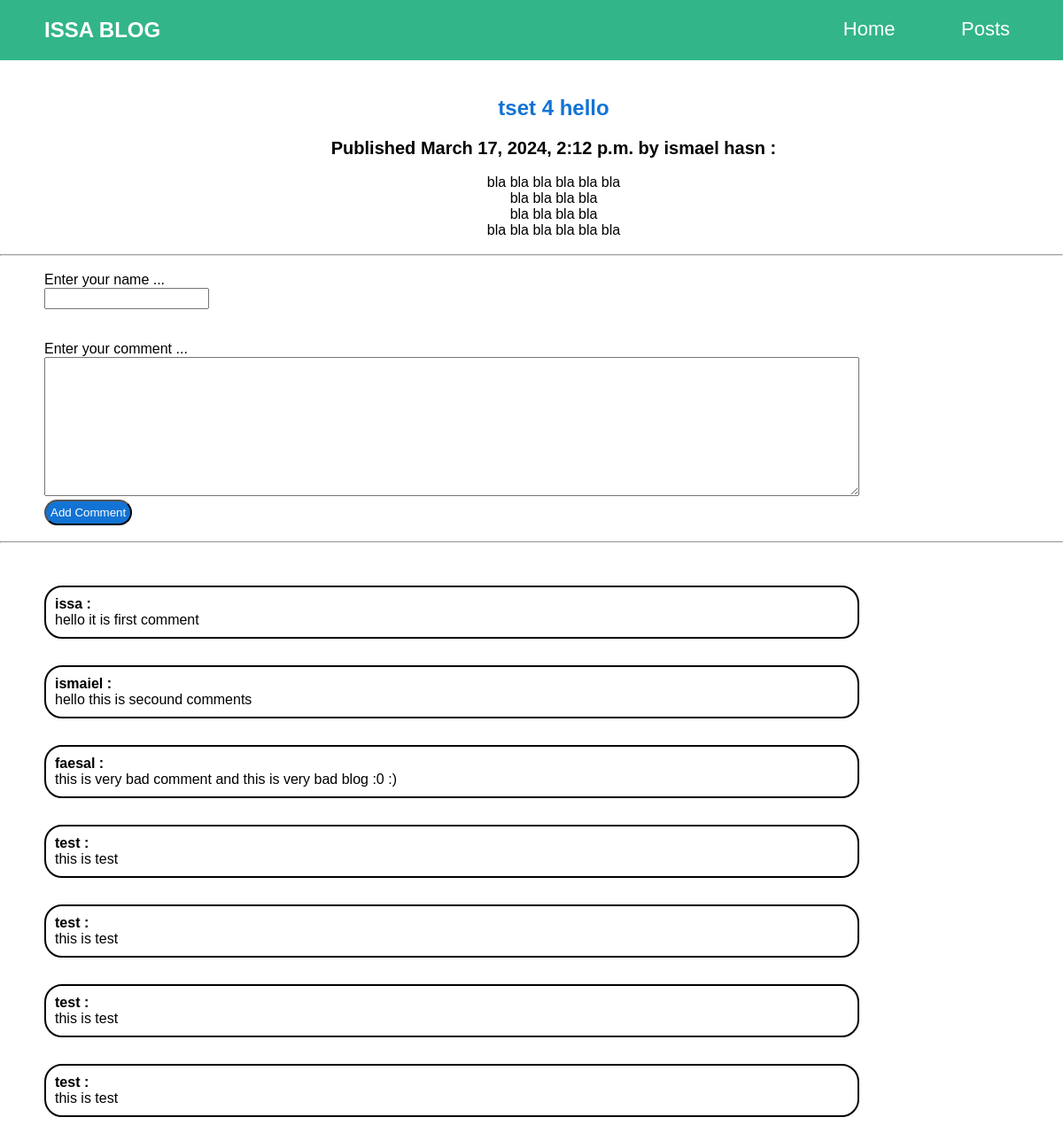
/posts/tset-4-hello/, run on the app's committed database.
### blogapp/models.py (models this page shows, shortened)
class Post(models.Model):
    class Status(models.TextChoices):
        DRAFT = 'DF', 'Draft'
        PUBLISHED = 'PB', 'Published'
    title = models.CharField(max_length=255)
    slug = models.CharField(max_length=255)
    author = models.ForeignKey(User, on_delete=models.CASCADE, related_name='blog_posts', null=True)
    body = models.TextField()
    publish = models.DateTimeField(default=timezone.now)
    created = models.DateTimeField(auto_now_add=True, null=True)
    updated = models.DateTimeField(auto_now=True)
    status = models.CharField(max_length=2, choices=Status.choices, default=Status.DRAFT)
    class Meta:
        ordering = ['-publish']
        indexes = [
            models.Index(fields=['-publish']),
        ]

class User(models.Model):
    name = models.CharField(max_length=255)
    def __str__(self):
        return self.name

class Comment(models.Model):
    post = models.ForeignKey(Post, on_delete=models.CASCADE, related_name='comments')
    user_name = models.CharField(max_length=255)
    body = models.TextField()

### blogapp/views.py (the view)
# urls.py: path('posts/<slug:post>/', views.post_detail, name='post_detail')
def post_detail(request, post):
    try:
        post = Post.objects.get(slug=post)
        comments = Comment.objects.filter(post=post)
        if request.method == 'POST':
            form = CommentForm(request.POST)
            if form.is_valid():
                comment = form.save(commit=False)
                comment.post = post
                comment.save()
        else:
            form = CommentForm()
    except Post.DoesNotExist:
        return render (request, 'blog/post/post404.html')
    return render(request, 'blog/post/detail.html', {'post':post, 'form':form, 'comments':comments})

### blogapp/forms.py
class CommentForm(forms.ModelForm):
    class Meta:
        model = Comment
        fields = ['user_name', 'body']

### blogapp/templates/blog/post/detail.html (shortened to what this page needs)
{% extends "blog/base.html" %}
{% block content %}
    <div class="post_data">
        <h2>{{ post.title }}</h2>
        <p class="data">
            <b>Published {{ post.publish }} by {{ post.author }} :</b>
            <br/>
            <br/>
            <p>{{ post.body|linebreaks }}</p>
        </p>
    </div>
    <br>
    <hr>
    <br>
    <form method="POST" class="comment_form">
        <p>Enter your name ...</p>
        <div class="user_name_input">
            {{ form.user_name }}
        </div>
        <br>
        <br>
        <p>Enter your comment ...</p>
        <div class="comment_input">
            {{ form.body }}
        </div>
        <input type="submit" value="Add Comment" class="add_comment">
    </form>
    <br>
    <hr>
    <br>
    <div class="comments_box">
        {% for comment in comments %}
        <div class="comment">
            <h4>{{ comment.user_name }} :</h4>
            <p>{{ comment.body }}</p>
        </div>
        {% endfor %}
    </div>
    <br>
{% endblock %}

### blogapp/static/css/blog.css (style rules this page uses)
* { font-family: Impact, Haettenschweiler, 'Arial Narrow Bold', sans-serif; box-sizing: border-box; margin: 0; padding: 0; }
.post_data { padding-left: 50px; text-align: center; margin-top: 40px; }
.post_data h2 { margin-bottom: 20px; color: rgb(18, 115, 212); }
.data b { font-size: 20px; }
.comment_form { margin-left: 50px; }
.user_name_input input { padding-left: 5px; padding-top: 5px; }
.comment_input textarea { width: 80%; padding-left: 5px; padding-top: 5px; }
.add_comment { background-color: rgb(18, 115, 212); padding: 5px; color: white; border-radius: 20px; }
.comments_box { margin-left: 50px; }
.comment { margin-top: 30px; width: 80%; padding: 10px; border: 2px solid black; border-radius: 20px; }

### data on the page
Post: title "tset 4 hello", publish "March 17, 2024, 2:12 p.m.", author "ismael hasn", body "bla bla bla bla bla bla bla bla bla bla bla bla bla bla bla bla bla bla bla bla"
Comment: user_name "issa", body "hello it is first comment"
Comment: user_name "ismaiel", body "hello this is secound comments"
Comment: user_name "faesal", body "this is very bad comment and this is very bad blog :0 :)"
Comment: user_name "test", body "this is test"
Comment: user_name "test", body "this is test"
Comment: user_name "test", body "this is test"
Comment: user_name "test", body "this is test"
